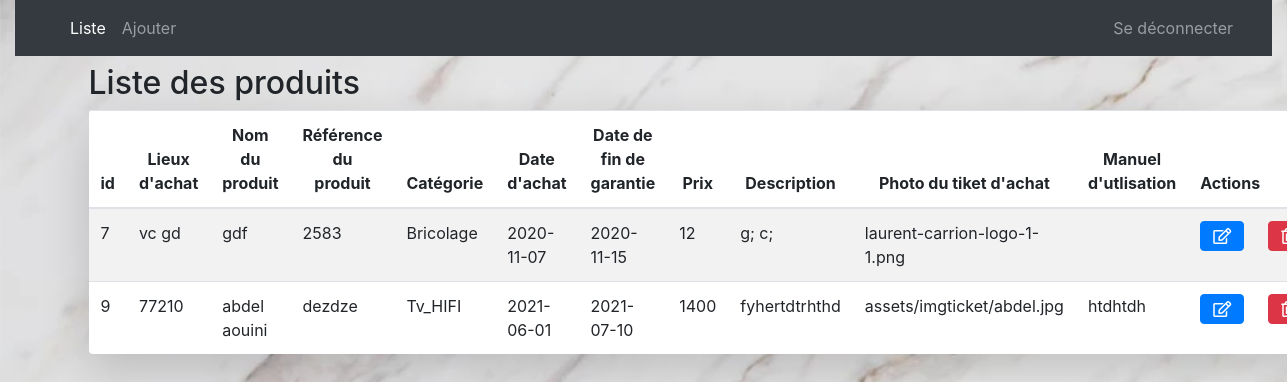
The app's page /produit.php (signed in) with its own data.
### tables this page shows
CREATE TABLE `produits` (
  `id` int(11) NOT NULL,
  `lieux` varchar(255) NOT NULL,
  `nom` varchar(255) NOT NULL,
  `reference` varchar(255) NOT NULL,
  `categorie` varchar(255) NOT NULL,
  `dateachat` date NOT NULL,
  `garantie` date NOT NULL,
  `prix` float NOT NULL,
  `conseil` text NOT NULL,
  `ticket` varchar(255) NOT NULL,
  `manuel` varchar(255) NOT NULL
);

### produit.php (the view, shortened to what this page needs)
<?php
require_once('assets/require/connect.php');
$sql = 'SELECT * FROM produits';
$query = $db->prepare($sql);
$query->execute();
$result = $query ->fetchAll(PDO::FETCH_ASSOC);
?>
<!doctype html>
<html lang="fr">
<head>
    <link rel="stylesheet" href="assets/css/bootstrap.css">
    <link rel="stylesheet" href="https://use.fontawesome.com/releases/v5.3.1/css/all.css">
    <link rel="stylesheet" href="assets/css/style.css">
</head>
<body>
<div class="container-fluid">
    <nav class="navbar navbar-expand-lg navbar-dark bg-dark static-top mb-2">
        <div class="container-fluid">
            <div class="collapse navbar-collapse" id="navbarResponsive">
                <ul class="navbar-nav">
                    <li class="nav-item"><a href="index.php" class="nav-link active">Liste</a></li>
                    <li class="nav-item"><a href="create.php" class="nav-link">Ajouter</a></li>
                </ul>
            </div>
            <div class="collapse navbar-collapse" id="navbarResponsive">
                <ul class="navbar-nav ml-auto">
                    <li class="nav-item"><a href="assets/require/deconnection.php" class="nav-link">Se déconnecter</a></li>
                </ul>
            </div>
        </div>
    </nav>
    </div>
    <div class="container">
        <h2>Liste des produits</h2>
        <table class="table table-striped shadow-lg p-3 mb-5 bg-white rounded table table-hover">
            <thead>
            <th style="text-align: center">id</th>
            <th style="text-align: center">Lieux d'achat</th>
            <th style="text-align: center">Nom du produit</th>
            <th style="text-align: center">Référence du produit</th>
            <th style="text-align: center">Catégorie</th>
            <th style="text-align: center">Date d'achat</th>
            <th style="text-align: center">Date de fin de garantie</th>
            <th style="text-align: center">Prix</th>
            <th style="text-align: center">Description</th>
            <th style="text-align: center">Photo du tiket d'achat</th>
            <th style="text-align: center">Manuel d'utlisation</th>
            <th colspan="2">Actions</th>
            </thead>
            <tbody>
            <?php
                foreach($result as $produit){
            ?>
                <tr>
                <td><?=$produit['id']?></td>
                <td><?=$produit['lieux']?></td>
                <td><?=$produit['nom']?></td>
                <td><?=$produit['reference']?></td>
                <td><?=$produit['categorie']?></td>
                <td><?=$produit['dateachat']?></td>
                <td><?=$produit['garantie']?></td>
                <td><?=$produit['prix']?></td>
                <td><?=$produit['conseil']?></td>
                <td><?=$produit['ticket']?></td>
                <td><?=$produit['manuel']?></td>
                <td>
                    <a href="update.php?id=<?=$produit['id']?>"class="btn btn-primary btn-sm, far fa-edit" type="button"></a>
                </td>
                <td>
                    <a href="assets/require/delete.php?id=<?=$produit['id']?>"class="btn btn-danger btn-sm, far fa-trash-alt" type="button"></a>
                </td>
            <?php
            }
            ?>
            </tbody>
        </table>
    </div>
</body>
</html>

### assets/css/style.css (style rules this page uses)
body { background-image: url(../img/fond.png); background-size: cover; }

### records on screen
produits: id "7", lieux "vc gd", nom "gdf", reference "2583", categorie "Bricolage", dateachat "2020-11-07", garantie "2020-11-15", prix "12", conseil "g; c;", ticket "laurent-carrion-logo-1-1.png"
produits: id "9", lieux "77210", nom "abdel aouini", reference "dezdze", categorie "Tv_HIFI", dateachat "2021-06-01", garantie "2021-07-10", prix "1400", conseil "fyhertdtrhthd", ticket "assets/imgticket/abdel.jpg", manuel "htdhtdh"
